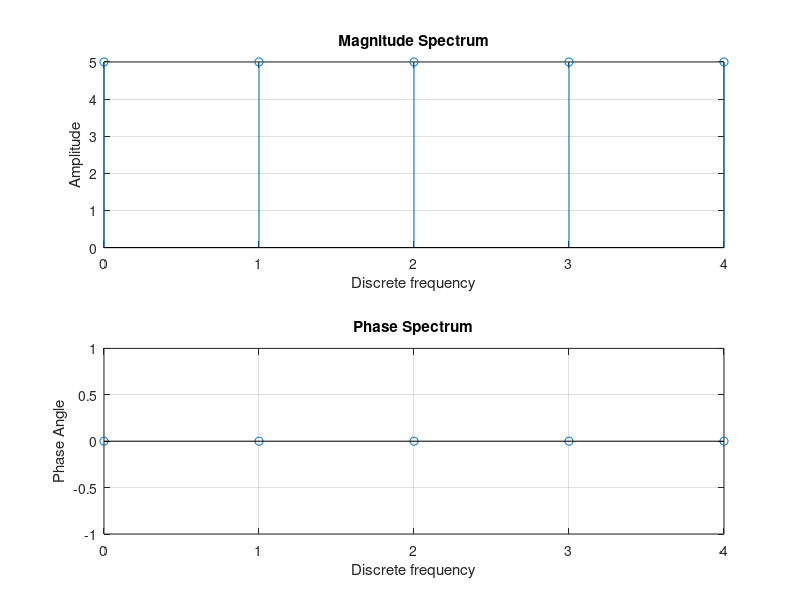

Recreate this plot in MATLAB.

clc;
close all;
clear all;
x= input('Enter the signal sequence x[n]: ');
N=input('Enter the length of the DFT:  ');
f=input('Choose filter 1.high pass 2. lowpass 3.bandpass');

if(f== 3)
     c=input('Enter two limits (enter high cut off first )');
else
    if (f ==2 )
        c=input('Enter cutoff');
    else
        c=input('Enter cutoff');
    end
end


len=length(x);
if N>len
    x=[x zeros(1,N-len)];
elseif N<len
    x=x(1:N);
end
i=sqrt(-1);
w=exp(-i*2*pi/N);
n=0:(N-1);
k=0:(N-1);
nk=n'*k;
W=w.^nk;
X=x*W;

if(f==3)
    for i=1:length(X)
        if (abs(X(i)) < c(1))
            X(i)= 0;
        else
            if(abs(X(i))> c(2));
                X(i)= 0;
          
            end
        end
    end
end
    
if (f ==1 )
    for i=1:length(X)
        if(abs(X(i))< c);
            X(i)= 0;
        
        end
    end
end
if (f ==2 )
    for i=1:length(X)
        if(abs(X(i))> c);
            X(i)= 0;
        
        end
    end
end   
disp(X);

subplot(211);
stem(k,abs(X));
title('Magnitude Spectrum');
xlabel('Discrete frequency');
ylabel('Amplitude');
grid on;
subplot(212);
stem(k,angle(X));
title('Phase Spectrum');
xlabel('Discrete frequency');
ylabel('Phase Angle');
grid on;